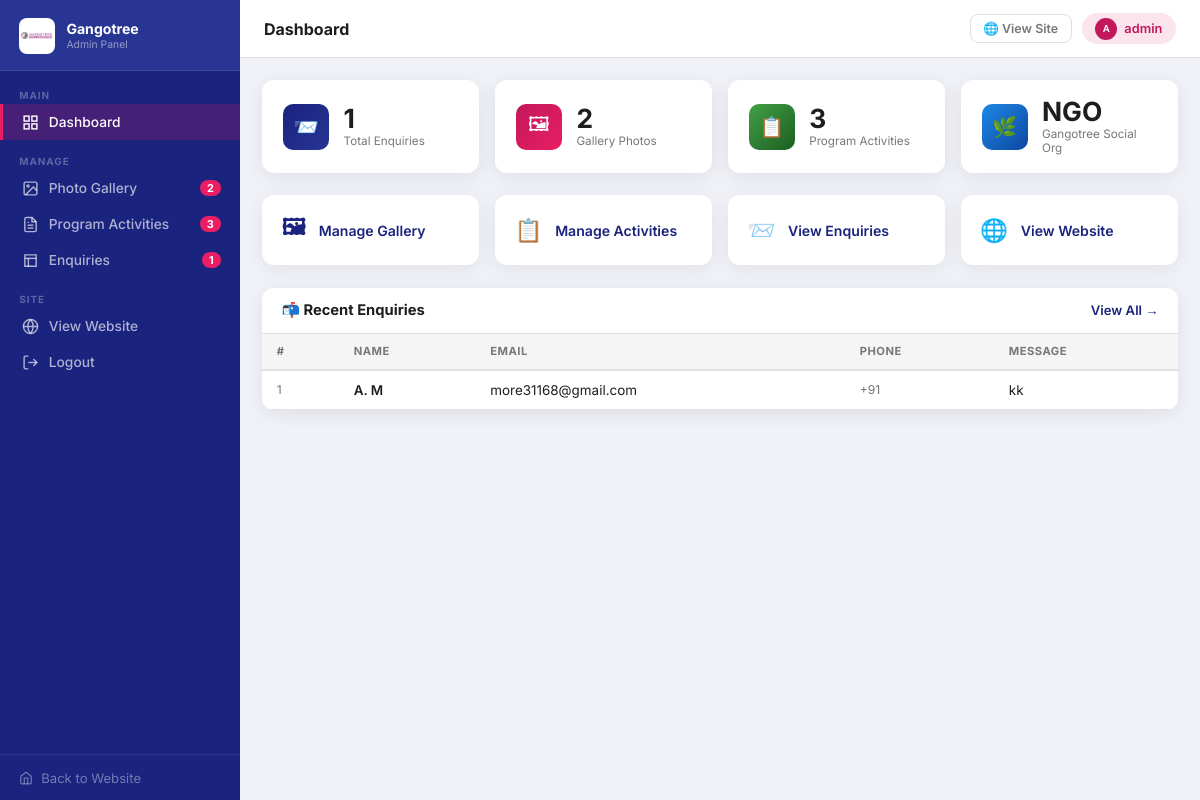
/admin (signed in), run on the app's committed database.
### tables this page shows
CREATE TABLE contacts (
            id         INTEGER PRIMARY KEY AUTOINCREMENT,
            name       TEXT,
            email      TEXT,
            phone      TEXT,
            message    TEXT,
            created_at TEXT DEFAULT (datetime('now','localtime'))
        );

### app.py (the view)
@app.route("/admin")
@login_required
def admin():
    db             = get_db()
    total_contacts = db.execute("SELECT COUNT(*) FROM contacts").fetchone()[0]
    total_gallery  = db.execute("SELECT COUNT(*) FROM gallery").fetchone()[0]
    total_activities = db.execute("SELECT COUNT(*) FROM activities").fetchone()[0]
    recent_contacts = db.execute(
        "SELECT * FROM contacts ORDER BY id DESC LIMIT 5"
    ).fetchall()
    return render_template("admin.html",
                           total_contacts=total_contacts,
                           total_gallery=total_gallery,
                           total_activities=total_activities,
                           recent_contacts=recent_contacts,
                           active="dashboard")

### app.py (called while the page is built)
def get_db():
    db = getattr(g, "_db", None)
    if db is None:
        db = g._db = sqlite3.connect(DB_PATH)
        db.row_factory = sqlite3.Row
    return db

def login_required(f):
    @wraps(f)
    def decorated(*args, **kwargs):
        if not session.get("logged_in"):
            return redirect("/login")
        return f(*args, **kwargs)
    return decorated

### templates/admin.html (shortened to what this page needs)
{% extends "_admin_base.html" %}
{% block page_title %}Dashboard{% endblock %}
{% block content %}
<div class="stats">
  <div class="stat">
    <div class="stat-icon si-navy">📨</div>
    <div><div class="stat-num">{{ total_contacts }}</div><div class="stat-label">Total Enquiries</div></div>
  </div>
  <div class="stat">
    <div class="stat-icon si-pink">🖼</div>
    <div><div class="stat-num">{{ total_gallery }}</div><div class="stat-label">Gallery Photos</div></div>
  </div>
  <div class="stat">
    <div class="stat-icon si-green">📋</div>
    <div><div class="stat-num">{{ total_activities }}</div><div class="stat-label">Program Activities</div></div>
  </div>
  <div class="stat">
    <div class="stat-icon si-blue">🌿</div>
    <div><div class="stat-num">NGO</div><div class="stat-label">Gangotree Social Org</div></div>
  </div>
</div>
<div style="display:grid;grid-template-columns:repeat(auto-fit,minmax(200px,1fr));gap:1rem;margin-bottom:1.4rem;">
  <a href="/admin/gallery" style="display:flex;align-items:center;gap:.8rem;background:#fff;border-radius:12px;padding:1rem 1.2rem;box-shadow:0 4px 20px rgba(0,0,0,.07);color:#1a237e;font-weight:600;font-size:.88rem;transition:box-shadow .2s;" onmouseover="this.style.boxShadow='0 6px 24px rgba(26,35,126,.15)'" onmouseout="this.style.boxShadow='0 4px 20px rgba(0,0,0,.07)'">
    <span style="font-size:1.4rem;">🖼</span> Manage Gallery
  </a>
  <a href="/admin/activities" style="display:flex;align-items:center;gap:.8rem;background:#fff;border-radius:12px;padding:1rem 1.2rem;box-shadow:0 4px 20px rgba(0,0,0,.07);color:#1a237e;font-weight:600;font-size:.88rem;transition:box-shadow .2s;" onmouseover="this.style.boxShadow='0 6px 24px rgba(26,35,126,.15)'" onmouseout="this.style.boxShadow='0 4px 20px rgba(0,0,0,.07)'">
    <span style="font-size:1.4rem;">📋</span> Manage Activities
  </a>
  <a href="/admin/enquiries" style="display:flex;align-items:center;gap:.8rem;background:#fff;border-radius:12px;padding:1rem 1.2rem;box-shadow:0 4px 20px rgba(0,0,0,.07);color:#1a237e;font-weight:600;font-size:.88rem;transition:box-shadow .2s;" onmouseover="this.style.boxShadow='0 6px 24px rgba(26,35,126,.15)'" onmouseout="this.style.boxShadow='0 4px 20px rgba(0,0,0,.07)'">
    <span style="font-size:1.4rem;">📨</span> View Enquiries
  </a>
  <a href="/" target="_blank" style="display:flex;align-items:center;gap:.8rem;background:#fff;border-radius:12px;padding:1rem 1.2rem;box-shadow:0 4px 20px rgba(0,0,0,.07);color:#1a237e;font-weight:600;font-size:.88rem;transition:box-shadow .2s;" onmouseover="this.style.boxShadow='0 6px 24px rgba(26,35,126,.15)'" onmouseout="this.style.boxShadow='0 4px 20px rgba(0,0,0,.07)'">
    <span style="font-size:1.4rem;">🌐</span> View Website
  </a>
</div>
<div class="card">
  <div class="card-head">
    <h2>📬 Recent Enquiries</h2>
    <a href="/admin/enquiries" style="font-size:.82rem;color:#1a237e;font-weight:600;">View All →</a>
  </div>
  <div class="tbl-wrap">
    {% if recent_contacts %}
    <table>
      <thead>
        <tr>
          <th>#</th><th>Name</th><th>Email</th><th>Phone</th><th>Message</th>
        </tr>
      </thead>
      <tbody>
        {% for r in recent_contacts %}
        <tr>
          <td class="td-muted">{{ r['id'] }}</td>
          <td class="td-bold">{{ r['name'] }}</td>
          <td>{{ r['email'] }}</td>
          <td class="td-muted">{{ r['phone'] or '—' }}</td>
          <td style="max-width:260px;white-space:nowrap;overflow:hidden;text-overflow:ellipsis;">{{ r['message'] }}</td>
        </tr>
        {% endfor %}
      </tbody>
    </table>
    {% else %}
    <div class="empty"><div class="icon">📭</div><p>No enquiries yet.</p></div>
    {% endif %}
  </div>
</div>
{% endblock %}

### templates/_admin_base.html (style rules this page uses)
*, *::before, *::after { box-sizing: border-box; margin: 0; padding: 0; }
:root { --navy: #1a237e; --navy2: #283593; --pink: #c2185b; --pink2: #e91e63; --pinkbg: #fce4ec; --bg: #f0f2f8; --white: #ffffff; --border: #e0e0e0; --text: #1e1e1e; --muted: #777; --radius: 12px; --shadow: 0 4px 20px rgba(0,0,0,0.08); --sb: 240px; }
body { font-family: 'Inter', sans-serif; background: var(--bg); color: var(--text); min-height: 100vh; }
a { text-decoration: none; color: inherit; }
.card { background: var(--white); border-radius: var(--radius); box-shadow: var(--shadow); overflow: hidden; margin-bottom: 1.4rem; }
.card-head { padding: .85rem 1.2rem; border-bottom: 1px solid var(--border); display: flex; align-items: center; justify-content: space-between; flex-wrap: wrap; gap: .6rem; }
.card-head h2 { font-size: .92rem; font-weight: 700; }
.stats { display: grid; grid-template-columns: repeat(auto-fit, minmax(160px, 1fr)); gap: 1rem; margin-bottom: 1.4rem; }
.stat { background: var(--white); border-radius: var(--radius); box-shadow: var(--shadow); padding: 1.1rem 1.3rem; display: flex; align-items: center; gap: .9rem; }
.stat-icon { width: 46px; height: 46px; border-radius: 10px; display: flex; align-items: center; justify-content: center; font-size: 1.25rem; flex-shrink: 0; }
.si-navy { background: linear-gradient(135deg, var(--navy), var(--navy2)); color:#fff; }
.si-pink { background: linear-gradient(135deg, var(--pink), var(--pink2)); color:#fff; }
.si-green { background: linear-gradient(135deg, #43a047, #1b5e20); color:#fff; }
.si-blue { background: linear-gradient(135deg, #1e88e5, #0d47a1); color:#fff; }
.stat-num { font-size: 1.65rem; font-weight: 700; line-height: 1; }
.stat-label { font-size: .73rem; color: var(--muted); margin-top: .18rem; }
.tbl-wrap { overflow-x: auto; }
table { width: 100%; border-collapse: collapse; }
thead th { background: #f5f5f5; border-bottom: 2px solid var(--border); padding: .65rem .9rem; text-align: left; font-size: .7rem; font-weight: 700; text-transform: uppercase; letter-spacing: .5px; color: var(--muted); white-space: nowrap; }
tbody tr { border-bottom: 1px solid var(--border); transition: background .12s; }
tbody td { padding: .7rem .9rem; font-size: .84rem; vertical-align: middle; }
.td-muted { color: var(--muted); font-size: .76rem; }
.td-bold { font-weight: 600; }

### data on the page
contacts: id "1", name "A. M", email "more31168@gmail.com", phone "+91", message "kk"

### other printed values
{{ total_gallery }} "2"
{{ total_activities }} "3"
{{ total_contacts }} "1"
{{ session.get('username', 'Admin') }} "admin"
